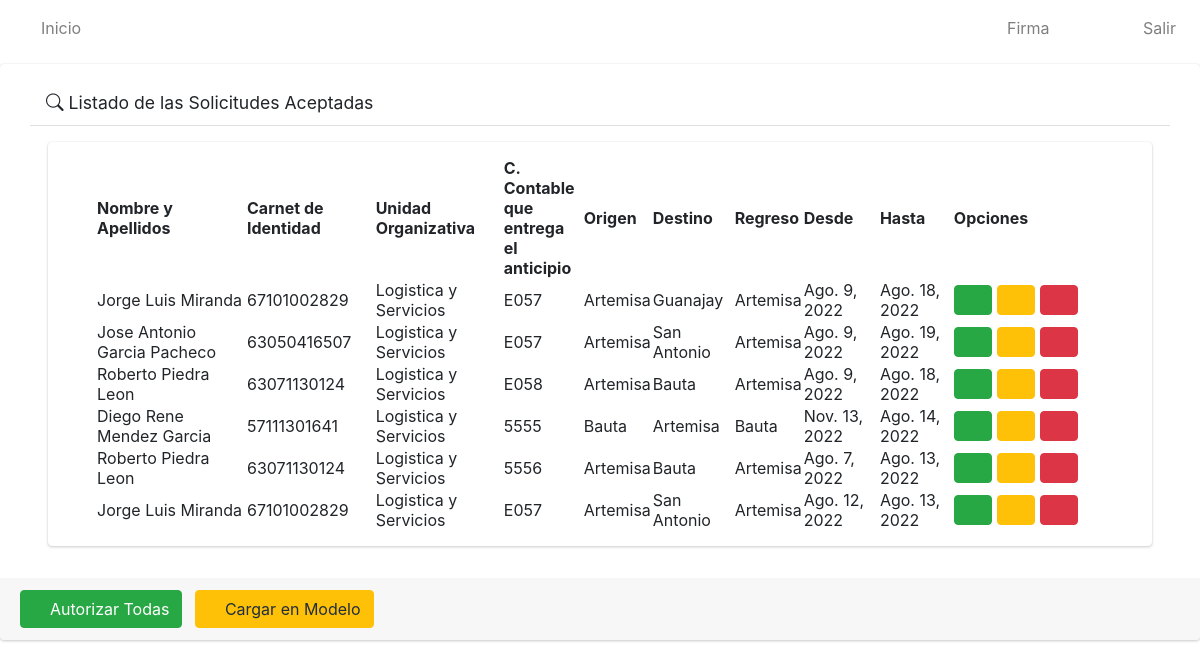
Before: /solicitudes_aceptadas/ with the older database file.
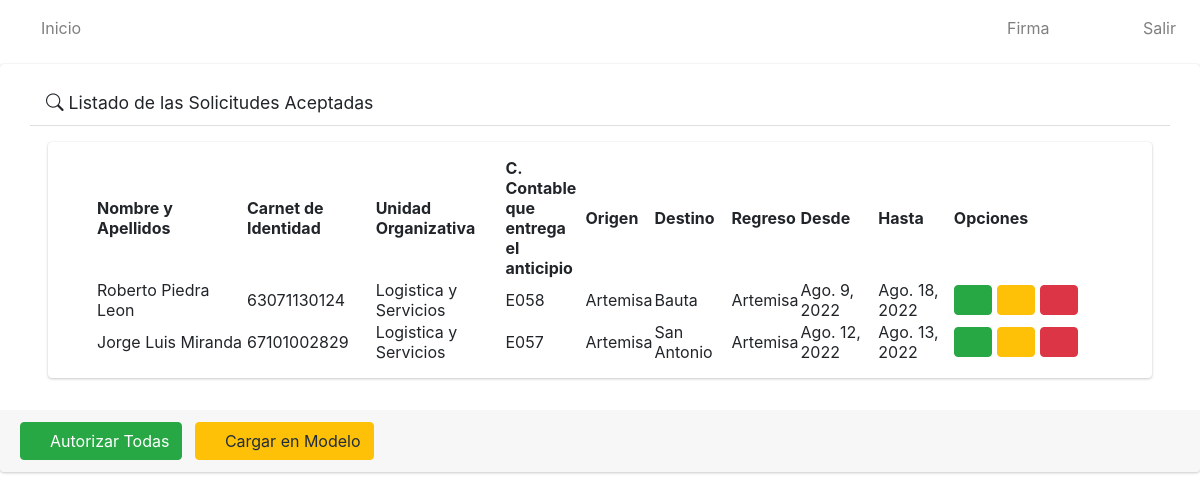
After: the same page with the newer database file.
### app/models.py (models this page shows, shortened)
class Solicitud(models.Model):
    numero=models.IntegerField()
    solicitante=models.ForeignKey(User, on_delete=models.CASCADE)
    trabajador=models.ForeignKey(Trabajador, on_delete=models.CASCADE)
    unidad_organizativa=models.ForeignKey(Unidad_Organizativa, on_delete=models.CASCADE)
    c_contable=models.CharField(max_length=4)
    provincia=models.ForeignKey(Provincia, on_delete=models.CASCADE)
    origen=models.ForeignKey(Municipio, on_delete=models.CASCADE, related_name='municipio_origen')
    destino=models.ForeignKey(Municipio, on_delete=models.CASCADE, related_name='municipio_destino')
    regreso=models.ForeignKey(Municipio, on_delete=models.CASCADE, related_name='municipio_regreso')
    fecha_inicio=models.DateField()
    fecha_final=models.DateField()
    estado=models.CharField(max_length=20)
    class Meta:
        verbose_name="Solicitud"
        verbose_name_plural="Solicitudes"

class Trabajador(models.Model):
    nombre_y_apellidos = models.CharField(max_length=80)
    ci=models.CharField(max_length=11, unique=True)
    def __str__(self):
            return self.nombre_y_apellidos
    class Meta:
        verbose_name = "Trabajador"
        verbose_name_plural = "Trabajadores"

class Unidad_Organizativa(models.Model):
    nombre=models.CharField(max_length=100)
    def __str__(self):
        return self.nombre
    class Meta:
        verbose_name="Unidad Organizativa"
        verbose_name_plural="Unidades Organizativas"

class Municipio(models.Model):
    nombre=models.CharField(max_length=30)
    provincia=models.ForeignKey(Provincia, on_delete=models.CASCADE)
    def __str__(self):
        return self.nombre
    class Meta:
        verbose_name="Municipio"
        verbose_name_plural="Municipios"

### app/views.py (the view)
# urls.py: path('solicitudes_aceptadas/', SolicitudAceptadaListView.as_view(), name='aceptadas'),
class SolicitudAceptadaListView(ListView):
    model = Solicitud
    template_name = 'solicitudes/aceptadas/listar.html'
    def get_context_data(self, **kwargs):
        context=super().get_context_data(**kwargs)
        context['object_list']=Solicitud.objects.all().filter(estado="Aceptada")
        listaP = Solicitud.objects.all().filter(estado="Pendiente")
        listaA = Solicitud.objects.all().filter(estado="Aceptada")
        listaAut = Solicitud.objects.all().filter(estado="Autorizada")
        listaC = Solicitud.objects.all().filter(estado="Cancelada")
        if len(listaP) > 0:
            context['cantP'] = len(listaP)
        else:
            context['cantP'] = 0
        if len(listaA) > 0:
            context['cantA'] = len(listaA)
        else:
            context['cantA'] = 0
        if len(listaAut) > 0:
            context['cantAut'] = len(listaAut)
        else:
            context['cantAut'] = 0
        if len(listaC) > 0:
            context['cantC'] = len(listaC)
        else:
            context['cantC'] = 0
        return context

### app/templates/solicitudes/aceptadas/listar.html (shortened to what this page needs)
{% extends 'base.html' %}
{% load static %}
{% block content %}
    <div class=" card card-default">
        <div class="card-header px-3 mb-3 mt-3 container">
            <h3 class="card-title">
            <i class="fas fa-exclamation-triangle bi bi-search"></i>
                Listado de las Solicitudes Aceptadas
            </h3>
            </div>
        <div class="card card-body content-header mx-5 px-5">
            <table id="myTable" class="display" style="width: 100%;">
                <thead>
                    <tr>
                        <th>Nombre y Apellidos</th>
                        <th>Carnet de Identidad</th>
                        <th>Unidad Organizativa</th>
                        <th>C. Contable que entrega el anticipio</th>
                        <th>Origen</th>
                        <th>Destino</th>
                        <th>Regreso</th>
                        <th>Desde</th>
                        <th>Hasta</th>
                        <th>Opciones</th>
                    </tr>
                </thead>
                <tbody>
                    {% for i in object_list %}
                    <tr>
                        <td style="width: 150px;">{{i.trabajador}}</td>
                        <td>{{i.trabajador.ci}}</td>
                        <td>{{i.unidad_organizativa}}</td>
                        <td style="width: 80px;">{{i.c_contable}}</td>
                        <td>{{i.origen}}</td>
                        <td>{{i.destino}}</td>
                        <td>{{i.regreso}}</td>
                        <td>{{i.fecha_inicio}}</td>
                        <td>{{i.fecha_final}}</td>
                        <td style="width: 4cm"; height="4cm";>
                            <a href="#" onclick="autorizarSolicitud({{i.id}})" type="button" class="btn btn-success">
                                <i class="fas fa-check"></i>
                            </a>
                            <a href="#" type="button" class="btn btn-warning">
                                <i class="fas fa-file"></i>
                            </a>
                            <a href="#" type="button" class="btn btn-danger">
                                <i class="fas fa-times-circle"></i>
                            </a>
                        </td>
                    </tr>
                    {% endfor %}
                </tbody>
            </table>
        </div>
        <div class=" card-footer mt-3">
            <a href="#" onclick="autorizarTodas()" type="button" class="btn btn-primary btn-success">
                <i class="fas fa-check"></i>
                Autorizar Todas
            </a>
            <a href="#" type="button" class="btn btn-primary btn-warning ml-2">
                <i class="fas fa-file"></i>
                Cargar en Modelo
            </a>
        </div>
    </div>
{% endblock %}

Changed rows visible on the page:
no longer on this page (row edited): Solicitud: trabajador "Jorge Luis Miranda", trabajador.ci "67101002829", unidad_organizativa "Logistica y Servicios", c_contable "E057", origen "Artemisa", destino "Guanajay", regreso "Artemisa", fecha_inicio "Ago. 9, 2022", fecha_final "Ago. 18, 2022"
no longer on this page (row edited): Solicitud: trabajador "Jose Antonio Garcia Pacheco", trabajador.ci "63050416507", unidad_organizativa "Logistica y Servicios", c_contable "E057", origen "Artemisa", destino "San Antonio", regreso "Artemisa", fecha_inicio "Ago. 9, 2022", fecha_final "Ago. 19, 2022"
no longer on this page (row edited): Solicitud: trabajador "Diego Rene Mendez Garcia", trabajador.ci "57111301641", unidad_organizativa "Logistica y Servicios", c_contable "5555", origen "Bauta", destino "Artemisa", regreso "Bauta", fecha_inicio "Nov. 13, 2022", fecha_final "Ago. 14, 2022"
no longer on this page (row edited): Solicitud: trabajador "Roberto Piedra Leon", trabajador.ci "63071130124", unidad_organizativa "Logistica y Servicios", c_contable "5556", origen "Artemisa", destino "Bauta", regreso "Artemisa", fecha_inicio "Ago. 7, 2022", fecha_final "Ago. 13, 2022"
